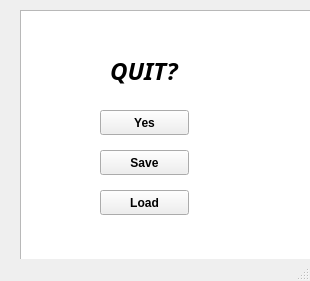
<?xml version="1.0" encoding="UTF-8"?>
<ui version="4.0">
 <class>optSave</class>
 <widget class="QMainWindow" name="optSave">
  <property name="geometry">
   <rect>
    <x>0</x>
    <y>0</y>
    <width>310</width>
    <height>281</height>
   </rect>
  </property>
  <property name="windowTitle">
   <string>MainWindow</string>
  </property>
  <widget class="QWidget" name="centralwidget">
   <widget class="QGraphicsView" name="graphicsView">
    <property name="geometry">
     <rect>
      <x>20</x>
      <y>10</y>
      <width>331</width>
      <height>251</height>
     </rect>
    </property>
   </widget>
   <widget class="QLabel" name="label">
    <property name="geometry">
     <rect>
      <x>110</x>
      <y>40</y>
      <width>91</width>
      <height>61</height>
     </rect>
    </property>
    <property name="font">
     <font>
      <family>Chilanka</family>
      <pointsize>18</pointsize>
      <weight>75</weight>
      <italic>true</italic>
      <bold>true</bold>
     </font>
    </property>
    <property name="text">
     <string>QUIT?</string>
    </property>
   </widget>
   <widget class="QPushButton" name="pbExit">
    <property name="geometry">
     <rect>
      <x>100</x>
      <y>110</y>
      <width>89</width>
      <height>25</height>
     </rect>
    </property>
    <property name="font">
     <font>
      <weight>75</weight>
      <bold>true</bold>
     </font>
    </property>
    <property name="styleSheet">
     <string notr="true"/>
    </property>
    <property name="text">
     <string>Yes</string>
    </property>
   </widget>
   <widget class="QPushButton" name="pbSave">
    <property name="geometry">
     <rect>
      <x>100</x>
      <y>150</y>
      <width>89</width>
      <height>25</height>
     </rect>
    </property>
    <property name="font">
     <font>
      <weight>75</weight>
      <bold>true</bold>
     </font>
    </property>
    <property name="text">
     <string>Save</string>
    </property>
   </widget>
   <widget class="QPushButton" name="pbLoad">
    <property name="geometry">
     <rect>
      <x>100</x>
      <y>190</y>
      <width>89</width>
      <height>25</height>
     </rect>
    </property>
    <property name="font">
     <font>
      <weight>75</weight>
      <bold>true</bold>
     </font>
    </property>
    <property name="text">
     <string>Load</string>
    </property>
   </widget>
   <widget class="QLabel" name="label_2">
    <property name="geometry">
     <rect>
      <x>20</x>
      <y>10</y>
      <width>331</width>
      <height>251</height>
     </rect>
    </property>
    <property name="text">
     <string>TextLabel</string>
    </property>
   </widget>
   <zorder>label_2</zorder>
   <zorder>graphicsView</zorder>
   <zorder>label</zorder>
   <zorder>pbExit</zorder>
   <zorder>pbSave</zorder>
   <zorder>pbLoad</zorder>
  </widget>
  <widget class="QMenuBar" name="menubar">
   <property name="geometry">
    <rect>
     <x>0</x>
     <y>0</y>
     <width>310</width>
     <height>22</height>
    </rect>
   </property>
  </widget>
  <widget class="QStatusBar" name="statusbar"/>
 </widget>
 <resources/>
 <connections/>
</ui>
